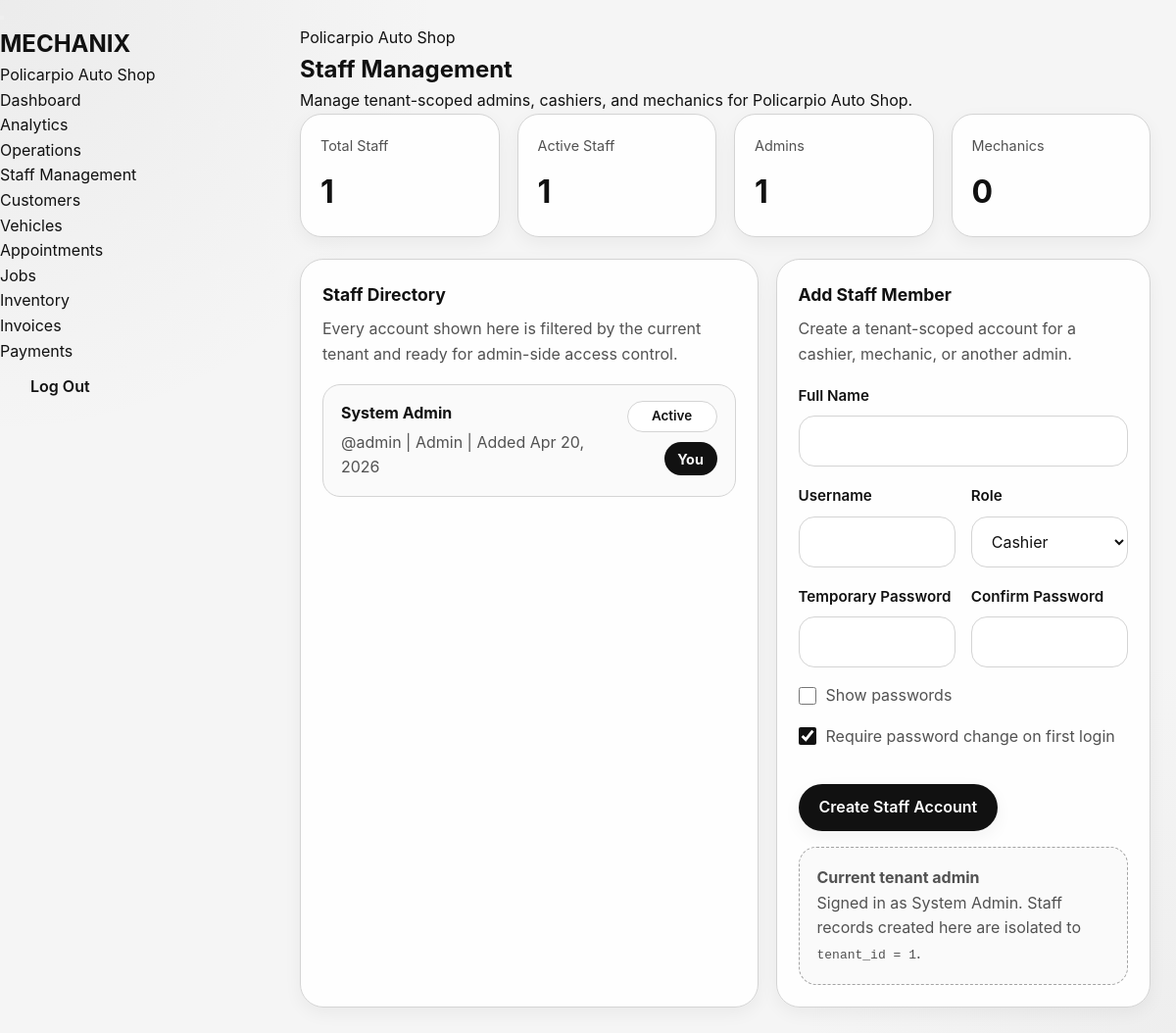
The page /admin/staff.php (signed in) on the database its author committed.
### tables this page shows
CREATE TABLE `tenants` (
  `tenant_id` int(11) NOT NULL,
  `business_name` varchar(150) NOT NULL,
  `status` enum('active','inactive') NOT NULL DEFAULT 'active',
  `access_mode` enum('full_access','read_only') NOT NULL DEFAULT 'full_access',
  `read_only_source_plan` varchar(100) DEFAULT NULL,
  `created_at` timestamp NOT NULL DEFAULT current_timestamp()
);

CREATE TABLE `users` (
  `user_id` int(11) NOT NULL,
  `tenant_id` int(11) NOT NULL,
  `full_name` varchar(100) NOT NULL,
  `username` varchar(50) NOT NULL,
  `password_hash` varchar(255) NOT NULL,
  `must_change_password` tinyint(1) NOT NULL DEFAULT 0,
  `role` enum('admin','cashier','mechanic','customer') NOT NULL,
  `status` enum('active','inactive') NOT NULL DEFAULT 'active',
  `created_at` timestamp NOT NULL DEFAULT current_timestamp()
);

### admin/staff.php (the view, shortened to what the rows shown need)
<?php
require_once __DIR__ . '/../includes/feature_access.php';
require_once __DIR__ . '/../includes/functions.php';
$tenantId = (int) ($_SESSION['tenant_id'] ?? 0);
$currentUserId = (int) ($_SESSION['user_id'] ?? 0);
$businessName = $_SESSION['business_name'] ?? 'Tenant Workspace';
$staffMembers = [];
try {
    $pdo = Database::getInstance();
    $tenantStmt = $pdo->prepare("
        SELECT business_name
        FROM tenants
        WHERE tenant_id = :tenant_id
        LIMIT 1
    ");
    $tenantStmt->execute(['tenant_id' => $tenantId]);
    $tenantRow = $tenantStmt->fetch();
    if ($tenantRow && !empty($tenantRow['business_name'])) {
        $businessName = $tenantRow['business_name'];
    }
    $staffStmt = $pdo->prepare("
        SELECT
            user_id,
            full_name,
            username,
            role,
            status,
            must_change_password,
            created_at
        FROM users
        WHERE tenant_id = :tenant_id
          AND role IN ('admin', 'cashier', 'mechanic')
        ORDER BY
            FIELD(role, 'admin', 'cashier', 'mechanic'),
            full_name ASC,
            user_id ASC
    ");
    $staffStmt->execute(['tenant_id' => $tenantId]);
    $staffMembers = $staffStmt->fetchAll();
} catch (PDOException $e) {
    $errorMessage = 'Staff module could not be loaded: ' . $e->getMessage();
}
$showAnalytics = tenantHasFeature('reports', $tenantId);
$visibleModuleLinks = getVisibleTenantAdminModuleLinks($tenantId);
function staffDate($date) {
    $timestamp = strtotime($date);
    return $timestamp ? date('M d, Y', $timestamp) : $date;
}
?>
<!DOCTYPE html>
<html lang="en" data-theme="light">
<head>
    <link rel="stylesheet" href="../assets/css/styles.css">
</head>
<body class="page-shell">
    <div class="dashboard">
        <?= renderTenantAdminSidebar($businessName, $visibleModuleLinks, 'staff.php', $showAnalytics) ?>
        <main class="dashboard-main" id="main-content" tabindex="-1">
            <?= renderTenantAdminTopbar(
                'Staff Management',
                'Manage tenant-scoped admins, cashiers, and mechanics for ' . htmlspecialchars($businessName, ENT_QUOTES, 'UTF-8') . '.'
            ) ?>
            <section class="content-grid staff-grid">
                <article class="content-card">
                    <?php if (!empty($staffMembers)): ?>
                        <div class="dashboard-list">
                            <?php foreach ($staffMembers as $staff): ?>
                                <?php $isCurrentUser = (int) $staff['user_id'] === $currentUserId; ?>
                                <div class="dashboard-list-item staff-list-item">
                                    <div>
                                        <strong><?= htmlspecialchars($staff['full_name'], ENT_QUOTES, 'UTF-8') ?></strong>
                                        <p>
                                            @<?= htmlspecialchars($staff['username'], ENT_QUOTES, 'UTF-8') ?> |
                                            <?= htmlspecialchars(ucfirst($staff['role']), ENT_QUOTES, 'UTF-8') ?> |
                                            Added <?= htmlspecialchars(staffDate($staff['created_at']), ENT_QUOTES, 'UTF-8') ?>
                                        </p>
                                    </div>
                                    <div class="staff-actions">
                                        <span class="status-chip status-<?= htmlspecialchars($staff['status'], ENT_QUOTES, 'UTF-8') ?>">
                                            <?= htmlspecialchars(ucfirst($staff['status']), ENT_QUOTES, 'UTF-8') ?>
                                        </span>
                                        <?php if ($isCurrentUser): ?>
                                            <span class="metric-pill">You</span>
                                        <?php endif; ?>
                                    </div>
                                </div>
                            <?php endforeach; ?>
                        </div>
                    <?php else: ?>
                        <div class="table-placeholder">
                            No tenant staff accounts have been added yet beyond onboarding.
                        </div>
                    <?php endif; ?>
                </article>
            </section>
        </main>
    </div>
</body>
</html>

### includes/functions.php (shortened to what the rows shown need)
<?php
function getTenantAdminModuleLinks() {
    return [
        ['label' => 'Staff Management', 'feature' => null,              'hint' => 'Live', 'href' => 'staff.php',        'roles' => ['admin'],            'icon' => 'ti-users'],
        ['label' => 'Customers',        'feature' => 'customer_module', 'hint' => 'Live', 'href' => 'customers.php',    'roles' => ['admin'],            'icon' => 'ti-user-circle'],
        ['label' => 'Vehicles',         'feature' => 'customer_module', 'hint' => 'Live', 'href' => 'vehicles.php',     'roles' => ['admin'],            'icon' => 'ti-car'],
        ['label' => 'Appointments',     'feature' => 'appointments',    'hint' => 'Live', 'href' => 'appointments.php', 'roles' => ['admin'],            'icon' => 'ti-calendar'],
        ['label' => 'Jobs',             'feature' => 'jobs',            'hint' => 'Live', 'href' => 'jobs.php',         'roles' => ['admin'],            'icon' => 'ti-tool'],
        ['label' => 'Inventory',        'feature' => 'inventory',       'hint' => 'Live', 'href' => 'inventory.php',    'roles' => ['admin'],            'icon' => 'ti-package'],
        ['label' => 'Invoices',         'feature' => 'invoicing',       'hint' => 'Live', 'href' => 'invoices.php',     'roles' => ['admin', 'cashier'], 'icon' => 'ti-file-invoice'],
        ['label' => 'Payments',         'feature' => 'payments',        'hint' => 'Live', 'href' => 'payments.php',     'roles' => ['admin', 'cashier'], 'icon' => 'ti-credit-card'],
    ];
}
function getVisibleTenantAdminModuleLinks($tenantId, $role = null) {
    $moduleLinks = getTenantAdminModuleLinks();
    $role = $role ?: ($_SESSION['role'] ?? '');
    return array_values(array_filter($moduleLinks, function ($module) use ($tenantId, $role) {
        $moduleRoles = $module['roles'] ?? ['admin'];
        $roleAllowed = in_array((string) $role, $moduleRoles, true);
        $featureAllowed = $module['feature'] === null || tenantHasFeature($module['feature'], $tenantId);
        return $roleAllowed && $featureAllowed;
    }));
}
function renderTenantAdminSidebar($businessName, array $visibleModuleLinks, $activeHref, $showAnalytics, $logoutHref = '../logout.php') {
    $currentRole = $_SESSION['role'] ?? 'admin';
    $dashboardHref = $currentRole === 'cashier' ? 'cashier_dashboard.php' : 'dashboard.php';
    $safeBusinessName = htmlspecialchars((string) $businessName, ENT_QUOTES, 'UTF-8');
    ?>
    <aside class="navbar navbar-vertical navbar-expand-lg" data-bs-theme="dark">
        <div class="container-fluid">
            <h1 class="navbar-brand navbar-brand-autodark">
                <a href="<?= htmlspecialchars($dashboardHref, ENT_QUOTES, 'UTF-8') ?>">
                    <span class="fw-bold">MECHANIX</span>
                </a>
            </h1>
            <div class="collapse navbar-collapse" id="sidebar-menu">
                <div class="navbar-nav flex-column">
                    <p class="navbar-heading text-muted small text-uppercase fw-bold px-1 mt-2 mb-1"><?= $safeBusinessName ?></p>
                </div>
            </div>
        </div>
    </aside>
    <?php
    return ob_get_clean();
}
function renderTenantAdminTopbar($title, $description, $contextHtml = '') {
    ?>
    <div class="page-header d-print-none">
        <div class="container-xl">
            <div class="row g-2 align-items-center">
                <div class="col">
                    <h2 class="page-title"><?= htmlspecialchars((string) $title, ENT_QUOTES, 'UTF-8') ?></h2>
                </div>
            </div>
        </div>
    </div>
    <?php
    return ob_get_clean();
}
?>

### rows shown on the page
tenants: business_name "Policarpio Auto Shop"
users: full_name "System Admin", username "admin", role "Admin", created_at "Apr 20, 2026", status "Active", shows "You"

### other values the page prints
$module['label'] "Staff Management"
$module['label'] "Customers"
$module['label'] "Vehicles"
$module['label'] "Appointments"
$module['label'] "Jobs"
$module['label'] "Inventory"
$module['label'] "Invoices"
$module['label'] "Payments"
$businessName "Policarpio Auto Shop"
$title "Staff Management"
$description "Manage tenant-scoped admins, cashiers, and mechanics for Policarpio Auto Shop."
$staffSummary['total_staff'] "1"
$staffSummary['active_staff'] "1"
$staffSummary['admins'] "1"
$staffSummary['mechanics'] "0"
